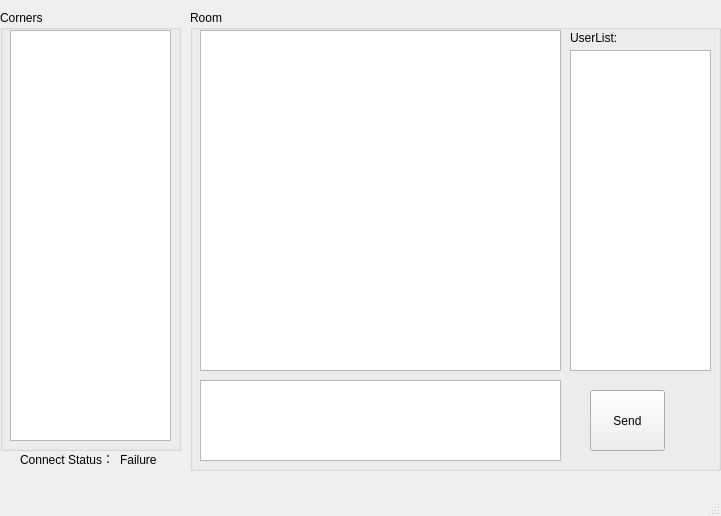
<?xml version="1.0" encoding="UTF-8"?>
<ui version="4.0">
 <class>MainWindow</class>
 <widget class="QMainWindow" name="MainWindow">
  <property name="geometry">
   <rect>
    <x>0</x>
    <y>0</y>
    <width>721</width>
    <height>516</height>
   </rect>
  </property>
  <property name="windowTitle">
   <string>Client</string>
  </property>
  <widget class="QWidget" name="centralwidget">
   <widget class="QLabel" name="label">
    <property name="geometry">
     <rect>
      <x>20</x>
      <y>448</y>
      <width>91</width>
      <height>21</height>
     </rect>
    </property>
    <property name="text">
     <string>Connect Status：</string>
    </property>
   </widget>
   <widget class="QLabel" name="label_2">
    <property name="geometry">
     <rect>
      <x>120</x>
      <y>450</y>
      <width>51</width>
      <height>20</height>
     </rect>
    </property>
    <property name="text">
     <string>Failure</string>
    </property>
   </widget>
   <widget class="QGroupBox" name="groupBox">
    <property name="geometry">
     <rect>
      <x>0</x>
      <y>10</y>
      <width>181</width>
      <height>441</height>
     </rect>
    </property>
    <property name="title">
     <string>Corners</string>
    </property>
    <widget class="QListWidget" name="listWidget_2">
     <property name="geometry">
      <rect>
       <x>10</x>
       <y>20</y>
       <width>161</width>
       <height>411</height>
      </rect>
     </property>
    </widget>
    <zorder>listWidget_2</zorder>
    <zorder>plainTextEdit</zorder>
   </widget>
   <widget class="QGroupBox" name="groupBox_2">
    <property name="geometry">
     <rect>
      <x>190</x>
      <y>10</y>
      <width>531</width>
      <height>461</height>
     </rect>
    </property>
    <property name="title">
     <string>Room</string>
    </property>
    <widget class="QListWidget" name="listWidget">
     <property name="geometry">
      <rect>
       <x>10</x>
       <y>20</y>
       <width>361</width>
       <height>341</height>
      </rect>
     </property>
    </widget>
    <widget class="QPlainTextEdit" name="plainTextEdit">
     <property name="geometry">
      <rect>
       <x>10</x>
       <y>370</y>
       <width>361</width>
       <height>81</height>
      </rect>
     </property>
    </widget>
    <widget class="QPushButton" name="pushButton">
     <property name="geometry">
      <rect>
       <x>400</x>
       <y>380</y>
       <width>75</width>
       <height>61</height>
      </rect>
     </property>
     <property name="text">
      <string>Send</string>
     </property>
    </widget>
    <widget class="QListWidget" name="listWidget_3">
     <property name="geometry">
      <rect>
       <x>380</x>
       <y>40</y>
       <width>141</width>
       <height>321</height>
      </rect>
     </property>
    </widget>
    <widget class="QLabel" name="label_3">
     <property name="geometry">
      <rect>
       <x>380</x>
       <y>20</y>
       <width>61</width>
       <height>16</height>
      </rect>
     </property>
     <property name="text">
      <string>UserList:</string>
     </property>
    </widget>
   </widget>
  </widget>
  <widget class="QMenuBar" name="menubar">
   <property name="geometry">
    <rect>
     <x>0</x>
     <y>0</y>
     <width>721</width>
     <height>23</height>
    </rect>
   </property>
  </widget>
  <widget class="QStatusBar" name="statusbar"/>
 </widget>
 <resources/>
 <connections>
  <connection>
   <sender>pushButton</sender>
   <signal>clicked()</signal>
   <receiver>MainWindow</receiver>
   <slot>sendMessage()</slot>
   <hints>
    <hint type="sourcelabel">
     <x>650</x>
     <y>441</y>
    </hint>
    <hint type="destinationlabel">
     <x>441</x>
     <y>424</y>
    </hint>
   </hints>
  </connection>
  <connection>
   <sender>listWidget_2</sender>
   <signal>itemDoubleClicked(QListWidgetItem*)</signal>
   <receiver>MainWindow</receiver>
   <slot>enterRoom(QListWidgetItem*)</slot>
   <hints>
    <hint type="sourcelabel">
     <x>92</x>
     <y>332</y>
    </hint>
    <hint type="destinationlabel">
     <x>471</x>
     <y>375</y>
    </hint>
   </hints>
  </connection>
  <connection>
   <sender>listWidget_3</sender>
   <signal>itemDoubleClicked(QListWidgetItem*)</signal>
   <receiver>MainWindow</receiver>
   <slot>clickUserList(QListWidgetItem*)</slot>
   <hints>
    <hint type="sourcelabel">
     <x>592</x>
     <y>64</y>
    </hint>
    <hint type="destinationlabel">
     <x>550</x>
     <y>28</y>
    </hint>
   </hints>
  </connection>
 </connections>
 <slots>
  <slot>sendMessage()</slot>
  <slot>enterRoom(QListWidgetItem*)</slot>
  <slot>clickUserList(QListWidgetItem*)</slot>
  <slot>closed()</slot>
 </slots>
</ui>
